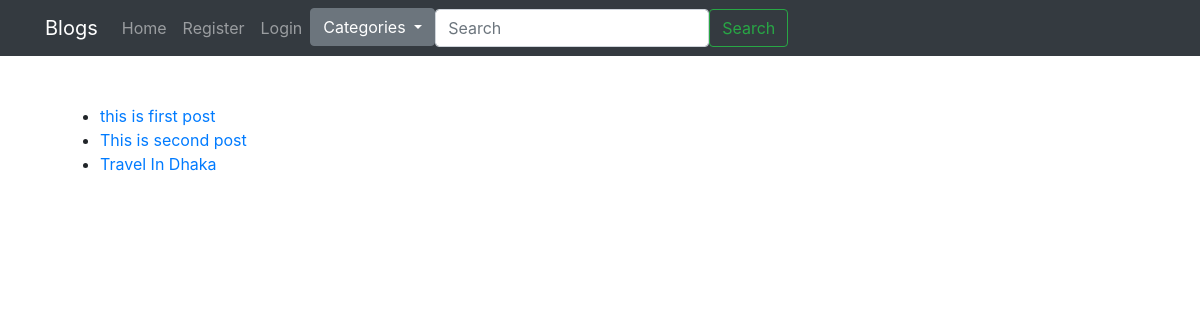
The app's page /category/2/ with its own data.
### mblogapp/models.py (models this page shows, shortened)
class BlogPost(models.Model):
    title=models.CharField(max_length=255)
    author= models.ForeignKey(User, on_delete=models.CASCADE)
    slug=models.CharField(max_length=130)
    content=models.TextField()
    image = models.ImageField(upload_to="profile_pics", blank=True, null=True)
    dateTime=models.DateTimeField(auto_now_add=True)
    created_on = models.DateTimeField(auto_now_add=True)
    category = models.ForeignKey(Category, on_delete=models.SET_NULL, null=True, blank=True)
    status = models.IntegerField(choices=STATUS, default=0)

### mblogapp/views.py (the view)
# urls.py: path('category/<int:category_id>/', views.categories, name='categories'),
def categories(request, category_id):
    category = Category.objects.get(pk=category_id)
    category_posts = BlogPost.objects.filter(category=category)
    categories = Category.objects.all()
    return render(request, 'categories.html', {'categories': categories, 'category_posts': category_posts})

### mblogapp/Template/categories.html (shortened to what this page needs)
{% extends 'base.html' %}
{% block content %}
<div class="container mt-5">
    <ul class="category-list">
        {% for post in category_posts %}
            <li><a href="{% url 'blogs_comments' post.slug %}">{{ post.title }}</a></li>
        {% endfor %}
    </ul>
</div>
{% endblock %}

### records on screen
BlogPost: title "this is first post"
BlogPost: title "This is second post"
BlogPost: title "Travel In Dhaka"
